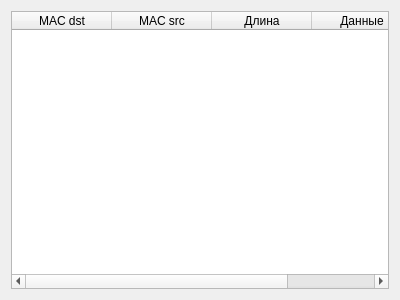
<?xml version="1.0" encoding="UTF-8"?>
<ui version="4.0">
 <class>PacketTable</class>
 <widget class="QWidget" name="PacketTable">
  <property name="geometry">
   <rect>
    <x>0</x>
    <y>0</y>
    <width>400</width>
    <height>300</height>
   </rect>
  </property>
  <property name="windowTitle">
   <string>Монитор</string>
  </property>
  <layout class="QVBoxLayout" name="verticalLayout">
   <item>
    <widget class="QTableWidget" name="tableWidget">
     <column>
      <property name="text">
       <string>MAC dst</string>
      </property>
     </column>
     <column>
      <property name="text">
       <string>MAC src</string>
      </property>
     </column>
     <column>
      <property name="text">
       <string>Длина</string>
      </property>
     </column>
     <column>
      <property name="text">
       <string>Данные</string>
      </property>
     </column>
    </widget>
   </item>
  </layout>
 </widget>
 <resources/>
 <connections/>
</ui>
